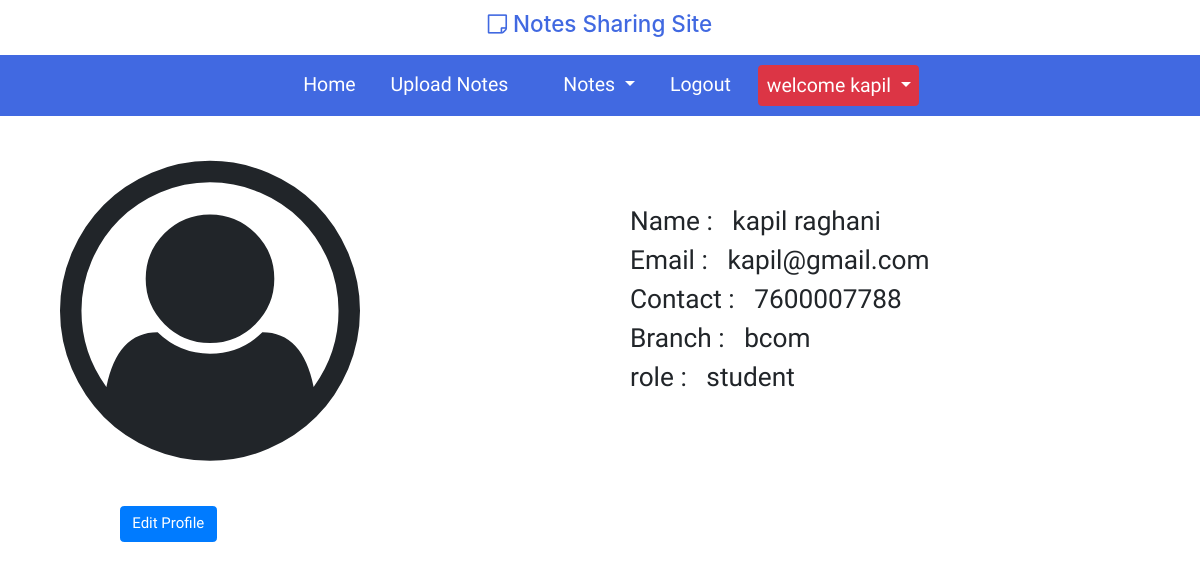
The app's page /profile/ (signed in) with its own data.
### notes/models.py (models this page shows, shortened)
class signUp(models.Model):
    user=models.ForeignKey(User,on_delete=models.CASCADE,null=True)
    contact=models.CharField(max_length=10,null=True)
    branch=models.CharField(max_length=30)
    role=models.CharField(max_length=15)

### notes/views.py (the view, shortened to what this page needs)
# urls.py: path("profile/", profile, name="profile"),
def profile(request):
    if not request.user.is_authenticated:
        return render("userLogin")
    user = User.objects.get(id=request.user.id)
    data = signUp.objects.get(user=user)
    d = {"data": data, "user": user}
    error = ""
    return render(request, "profile.html", d)

### notes/templates/profile.html (shortened to what this page needs)
{% extends 'userNavigation.html' %}
{% load static %}
{% block body %}
<link rel="stylesheet" href="{% static 'css/style.css' %}">
<link rel="stylesheet" href="https://cdn.jsdelivr.net/npm/bootstrap@4.0.0/dist/css/bootstrap.min.css"
>
<section class="container ">
    <div class="row">
        <div class="col-sm-6 p-5 text-center">
            <div class="row">
                <span class="fa fa-user-circle-o" style="font-size:300px;"></span>
            </div>
            <div class="row m-5">
                <a href="{% url 'editProfile' %}" class="btn btn-primary">Edit Profile </a>
            </div>
        </div>
        <div class="col-sm-6 p-5 mt-5" >
            <div class="row">
                <h3>Name : &nbsp; {{data.user.first_name}} {{data.user.last_name}}</h3>
            </div>
            <div class="row">
                <h3>Email : &nbsp; {{data.user.username}}</h3>
            </div>
            <div class="row">
                <h3>Contact : &nbsp; {{data.contact}}</h3>
            </div>
            <div class="row">
                <h3>Branch : &nbsp; {{data.branch}}</h3>
            </div>
            <div class="row">
                <h3>role : &nbsp; {{data.role}}</h3>
            </div>
        </div>
    </div>
</section>
{% endblock %}

### notes/templates/userNavigation.html (shortened to what this page needs)
{%load static%}
<!doctype html>
<html lang="en">
<head>
    <link rel="stylesheet" href="https://cdn.jsdelivr.net/npm/bootstrap@4.0.0/dist/css/bootstrap.min.css"
>
    <link href="{% static 'css/user.css'%}" rel="stylesheet">
    <link href="{% static 'css/style.css'%}" rel="stylesheet">
    <link rel="stylesheet" href="https://cdnjs.cloudflare.com/ajax/libs/font-awesome/4.7.0/css/font-awesome.min.css">
</head>
<body>
    <h4 class="text-center logo"><span class="fa fa-sticky-note-o"></span> Notes Sharing Site</h4>
    <nav class="navbar navbar-expand-sm justify-content-between p-4 p-sm-0">
        <div class="collapse navbar-collapse justify-content-center" id="navbarNav">
            <ul class="navbar-nav">
                <li class="nav-item">
                    <a class="nav-link" href="{% url 'userHome' %}">Home</a>
                </li>
                <li class="nav-item">
                    <a class="nav-link" href="{% url 'uploadNotes' %}">Upload Notes</a>
                </li>
                <li class="nav-item dropdown">
                    <a class="nav-link dropdown-toggle r" href="#" id="navbarDropdown" role="button"
                        data-toggle="dropdown" aria-haspopup="true" aria-expanded="false">
                        Notes
                    </a>
                </li>
                <li class="nav-item">
                    <a class="nav-link" href="{% url 'userLogin' %}">Logout</a>
                </li>
                <li class="nav-item dropdown">
                    <a class="nav-link dropdown-toggle btn btn-danger" href="#" id="navbarDropdown" role="button"
                        data-toggle="dropdown" aria-haspopup="true" aria-expanded="false">
                        welcome {{request.user.first_name}}
                    </a>
                </li>
            </ul>
        </div>
    </nav>
</body>
</html>
{% block body %}
{% endblock %}

### notes/static/css/user.css (style rules this page uses)
.nav-item { margin: 10px 10px !important; }
.navbar-nav a { font-size: 1.3rem !important; }
@media screen and (max-width:1400px) { html { font-size: 15px !important; } }

### notes/static/css/style.css (style rules this page uses)
* { font-family: 'Geologica', sans-serif; }
html { font-size: 13px; }
body { margin: 0; padding: 0; }
.logo { padding: 10px; color: royalblue; }
.navbar { padding: 15px; position: sticky; top: 0px; left: 0px; margin-top: 0; z-index: 2; background-color: royalblue; }
.nav-item { margin: 0 30px; text-align: center; }
.nav-item a { padding:5px; color: white; font-size: 1.3rem; }

### records on screen
signUp: user.first_name "kapil", user.last_name "raghani", user.username "kapil@gmail.com", contact "7600007788", branch "bcom", role "student"

### other values on screen
{{ request.user.first_name }} "kapil"
